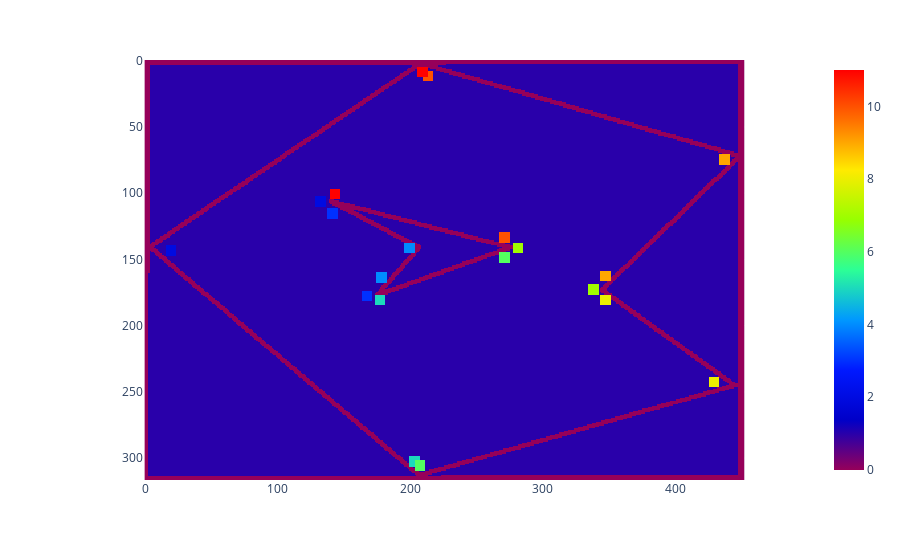

Source (notebook cell):
### Code cell
#corners = [
#           [4, 121], [31, 110], [39, 4], [48, 56], [58, 248], [81, 28], 
#           [100, 183], [143, 101], [147, 215], [174, 104], [184, 250],
#           [198, 7], [218, 97], [252, 80]
#           ]
#c_list = [c1, c2, c3, c4, c5, c6, c7, c8, c9, c10, c11, c12, c13, c14, c15]
c_list = [c1, c2, c3, c4, c5, c6, c7, c8, c9, c10]
#corners = [tuple(x) for x in corners]
#for corner in corners:
for cell in c_list:
    print(cell.val, cell.left_corner, cell.right_corner)
    lcorner = cell.left_corner
    rcorner = cell.right_corner
    img[lcorner[1]-4:lcorner[1]+4, lcorner[0]-4:lcorner[0]+4] = cell.val + 1
    img[rcorner[1]-4:rcorner[1]+4, rcorner[0]-4:rcorner[0]+4] = cell.val + 1
    #img[corner[1], corner[0]] = 2

fig = px.imshow(img, color_continuous_scale='Rainbow')
fig.show()

### Figure 1 — Plotly figure (JSON) as saved in the notebook; plotly's stock layout.template omitted (floating-point values rounded to 4 significant figures; data arrays with more than 128 entries replaced by an {"elided": "..."} marker saying what was removed)
{"data": [{"coloraxis": "coloraxis", "hovertemplate": "x: %{x}<br>y: %{y}<br>color: %{z}<extra></extra>", "name": "0", "type": "heatmap", "xaxis": "x", "yaxis": "y", "z": {"elided": "317x453 int values"}}], "layout": {"coloraxis": {"colorscale": [[0, "rgb(150,0,90)"], [0.125, "rgb(0,0,200)"], [0.25, "rgb(0,25,255)"], [0.375, "rgb(0,152,255)"], [0.5, "rgb(44,255,150)"], [0.625, "rgb(151,255,0)"], [0.75, "rgb(255,234,0)"], [0.875, "rgb(255,111,0)"], [1, "rgb(255,0,0)"]]}, "margin": {"t": 60}, "xaxis": {"anchor": "y", "constrain": "domain", "domain": [0, 1], "scaleanchor": "y"}, "yaxis": {"anchor": "x", "autorange": "reversed", "constrain": "domain", "domain": [0, 1]}}}
